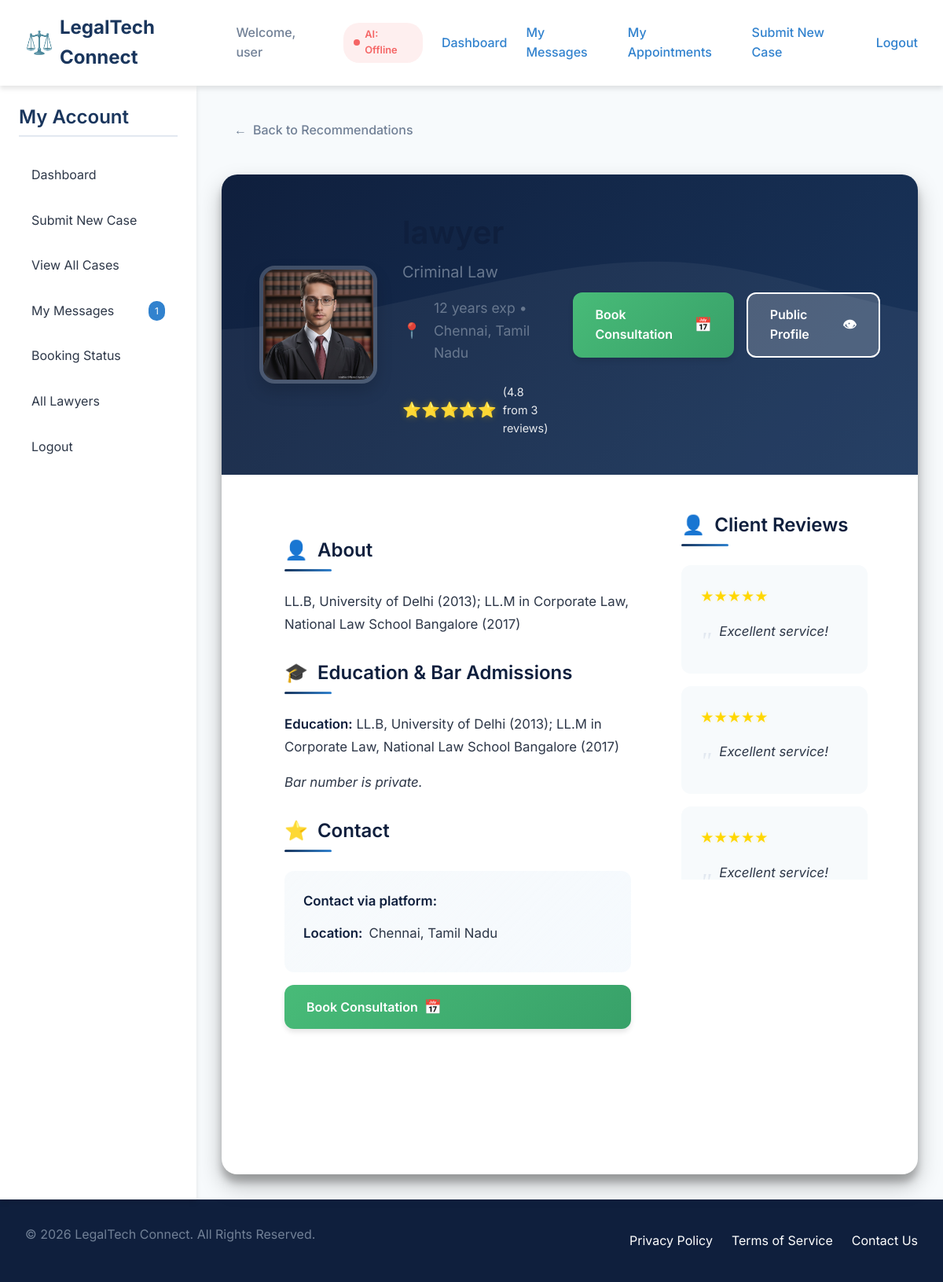
Screenshot of /client/lawyer_profile/3/1 (signed in) with the database file from the repository.
### models.py (models this page shows, shortened)
class User(UserMixin, db.Model):
    id = db.Column(db.Integer, primary_key=True)
    email = db.Column(db.String(150), unique=True, nullable=False)
    password_hash = db.Column(db.String(128), nullable=False)
    role = db.Column(db.String(50), nullable=False) # 'client', 'lawyer', 'admin'
    name = db.Column(db.String(150), nullable=True)
    bio = db.Column(db.Text, nullable=True)
    education = db.Column(db.String(200), nullable=True)
    created_at = db.Column(db.DateTime, default=lambda: datetime.now(timezone.utc))
    is_active = db.Column(db.Boolean, default=True, nullable=False) # For soft-deactivation by admin
    profile_pic = db.Column(db.String(200), nullable=True) # Filename for the profile picture
    specialization = db.Column(db.String(200), nullable=True)
    experience_years = db.Column(db.Integer, nullable=True)
    location = db.Column(db.String(150), nullable=True)
    phone_number = db.Column(db.String(50), nullable=True)
    address = db.Column(db.String(300), nullable=True)
    bar_number = db.Column(db.String(100), unique=True, nullable=True)
    is_verified = db.Column(db.Boolean, default=False)
    court_name = db.Column(db.String(200), nullable=True)
    judge_id_number = db.Column(db.String(100), unique=True, nullable=True)
    verification_document = db.Column(db.String(200), nullable=True)  # filename of uploaded verification doc
    cases_as_client = db.relationship('Case', foreign_keys='Case.client_id', backref='client', lazy=True)
    cases_as_client2 = db.relationship('Case', foreign_keys='Case.client2_id', backref='client2', lazy=True)
    cases_as_lawyer = db.relationship('Case', foreign_keys='Case.lawyer_id', backref='lawyer', lazy=True)
    cases_as_judge = db.relationship('Case', foreign_keys='Case.judge_id', backref='judge', lazy=True)
    reviews_received = db.relationship('Review', backref='lawyer', lazy=True)
    messages_sent = db.relationship('Message', foreign_keys='Message.sender_id', backref='sender', lazy=True)
    appointments = db.relationship('Appointment', backref='user', lazy=True)
    documents_uploaded = db.relationship('Document', backref='uploader', lazy=True)
    complaints_made = db.relationship('Complaint', foreign_keys='Complaint.complainant_id', backref='complainant', lazy=True)
    complaints_about = db.relationship('Complaint', foreign_keys='Complaint.about_user_id', backref='about_user', lazy=True)

### client.py (the view)
@client_bp.route('/lawyer_profile/<int:lawyer_id>/<int:case_id>')
@login_required
@client_required
def lawyer_profile_view(lawyer_id, case_id):
    lawyer = User.query.get_or_404(lawyer_id)
    if lawyer.role != 'lawyer':
        flash('Invalid lawyer profile.')
        return redirect(url_for('client.dashboard'))
    mock_reviews = [SimpleNamespace(rating=5, comment="Excellent service!") for _ in range(3)]
    return render_template('client/lawyer_profile_view.html', lawyer=lawyer, case=db.session.get(Case, case_id), reviews=mock_reviews)

### client.py (called while the page is built)
def client_required(f):
    from functools import wraps
    @wraps(f)
    def decorated_function(*args, **kwargs):
        if not current_user.is_authenticated or current_user.role != 'client':
            flash('Client access required.')
            return redirect(url_for('index'))
        return f(*args, **kwargs)
    return decorated_function

### templates/client/lawyer_profile_view.html (shortened to what this page needs)
{% extends "base.html" %}
{% block content %}
{% if case %}
<a href="{{ url_for('client.recommendations', case_id=case.id) }}" class="back-link">
    <span>←</span>
    <span>Back to Recommendations</span>
</a>
{% endif %}
{% set display_reviews = reviews if reviews is defined else lawyer.reviews_received %}
<div class="lawyer-profile-full">
    <div class="profile-header">
        {% if lawyer.profile_pic %}
            <img src="/{{ lawyer.profile_pic }}" alt="Avatar" class="lawyer-avatar-large">
        {% else %}
            <img src="{{ url_for('static', filename='images/default_avatar.svg') }}" alt="Avatar" class="lawyer-avatar-large">
        {% endif %}
        <div class="profile-bio">
            <h1>{{ lawyer.name }}</h1>
            <p class="lawyer-specialization">{{ lawyer.specialization }}</p>
            <p class="lawyer-meta">{{ lawyer.experience_years or 0 }} years exp • {{ lawyer.location or 'Location not set' }}</p>
            <div class="lawyer-rating">
                <span class="rating-stars">⭐⭐⭐⭐⭐</span>
                <span class="rating-text">(4.8 from {{ display_reviews|length if display_reviews else 0 }} reviews)</span>
            </div>
        </div>
        <div class="profile-actions">
            {% if case %}
                <a href="{{ url_for('client.booking_page', lawyer_id=lawyer.id, case_id=case.id) }}" class="btn-primary">Book Consultation</a>
            {% else %}
                <a href="{{ url_for('client.request_appt_from_profile', lawyer_id=lawyer.id) }}" class="btn-primary">Request Appointment</a>
            {% endif %}
            <a href="{{ url_for('lawyer.view_profile', lawyer_id=lawyer.id) }}" class="btn-secondary">Public Profile</a>
        </div>
    </div>
    <div class="profile-content">
        <div class="main-content">
            <section class="profile-section">
                <h2>About</h2>
                <p>{{ lawyer.bio or "No bio provided." }}</p>
            </section>
            <section class="profile-section">
                <h2>Education & Bar Admissions</h2>
                <p><strong>Education:</strong> {{ lawyer.education or 'Not specified' }}</p>
                {% if can_view_sensitive(lawyer) %}
                    <p><strong>Bar Number:</strong> {{ lawyer.bar_number }}</p>
                {% else %}
                    <p><em>Bar number is private.</em></p>
                {% endif %}
            </section>
            <section class="profile-section">
                <h2>Contact</h2>
                <div class="contact-info">
                    {% if can_view_sensitive(lawyer) %}
                        <p>
                            <strong>Email:</strong>
                            <a href="mailto:{{ lawyer.email }}">{{ lawyer.email }}</a>
                        </p>
                    {% else %}
                        <p><strong>Contact via platform:</strong></p>
                    {% endif %}
                    {% if lawyer.location %}
                        <p>
                            <strong>Location:</strong>
                            {{ lawyer.location }}
                        </p>
                    {% endif %}
                </div>
                <div class="contact-buttons">
                    {% if case %}
                        <a href="{{ url_for('client.booking_page', lawyer_id=lawyer.id, case_id=case.id) }}" class="btn-primary">Book Consultation</a>
                    {% endif %}
                    <a href="{{ url_for('client.request_appt_from_profile', lawyer_id=lawyer.id) }}" class="btn-secondary">Request Appointment</a>
                </div>
            </section>
        </div>
        <div class="reviews-sidebar">
            <section class="profile-section">
                <h2>Client Reviews</h2>
                <div class="reviews-container">
                    {% if display_reviews and display_reviews|length > 0 %}
                        {% for review in display_reviews %}
                        <div class="review-card">
                            <div class="review-header">
                                <span class="review-rating">{% for i in range(review.rating) %}★{% endfor %}</span>
                            </div>
                            <p>{{ review.comment }}</p>
                        </div>
                        {% endfor %}
                    {% else %}
                        <div class="empty-reviews">
                            <p>No reviews yet. Be the first to book and leave feedback.</p>
                        </div>
                    {% endif %}
                </div>
            </section>
        </div>
    </div>
</div>
{% endblock %}

### templates/base.html (shortened to what this page needs)
<!DOCTYPE html>
<html lang="en">
<head>
</head>
<body>
<nav class="navbar">
    <div class="nav-brand">
        <a href="{{ url_for('index') }}">LegalTech Connect</a>
    </div>
    <div class="nav-links">
        {% if current_user.is_authenticated %}
            <span class="nav-welcome">Welcome, {{ current_user.name or current_user.email }}</span>
            <span class="ai-status {% if ai_available %}ai-online{% else %}ai-offline{% endif %}" title="AI availability">AI: {% if ai_available %}Online{% else %}Offline{% endif %}</span>
            {% if current_user.role == 'client' %}
                <a href="{{ url_for('client.dashboard') }}">Dashboard</a>
                <a href="{{ url_for('client.messages') }}">My Messages</a>
                <a href="{{ url_for('client.appointments') }}">My Appointments</a>
                <a href="{{ url_for('client.submit_case') }}">Submit New Case</a>
            {% elif current_user.role == 'lawyer' %}
                <a href="{{ url_for('lawyer.dashboard') }}">Dashboard</a>
                <a href="{{ url_for('lawyer.edit_profile') }}">Profile</a>
                <a href="{{ url_for('lawyer.history') }}">Case History</a>
                <a href="{{ url_for('lawyer.case_requests') }}">Case Requests</a>
            {% elif current_user.role == 'admin' %}
                <a href="{{ url_for('admin.dashboard') }}">Admin Panel</a>
                <a href="{{ url_for('admin.rate_limits') }}">Rate Limits</a>
                <a href="{{ url_for('admin.verify_lawyers') }}">Verify Lawyers</a>
                <a href="{{ url_for('admin.manage_users') }}">Manage Users</a>
            {% endif %}
            <a href="{{ url_for('auth.logout') }}">Logout</a>
        {% else %}
            <a href="{{ url_for('auth.login') }}">Login</a>
            <a href="{{ url_for('auth.register') }}" class="button-primary">Get Started</a>
        {% endif %}
    </div>
</nav>
<div class="page-container">
    {% if current_user.is_authenticated %}
        {% if current_user.role == 'client' %}
        <aside class="sidebar">
            <h3>My Account</h3>
            <ul>
                <li><a href="{{ url_for('client.dashboard') }}">Dashboard</a></li>
                <li><a href="{{ url_for('client.submit_case') }}">Submit New Case</a></li>
                <li><a href="{{ url_for('client.view_all_cases') }}">View All Cases</a></li>
                <li><a href="{{ url_for('client.messages') }}">My Messages {% if sidebar_counts.unread_messages %}<span class="count-badge">{{ sidebar_counts.unread_messages }}</span>{% endif %}</a></li>
                <li><a href="{{ url_for('client.appointments') }}">Booking Status {% if sidebar_counts.upcoming_appointments %}<span class="count-badge">{{ sidebar_counts.upcoming_appointments }}</span>{% endif %}</a></li>
                <li><a href="{{ url_for('client.lawyers') }}">All Lawyers</a></li>
                <li><a href="{{ url_for('auth.logout') }}">Logout</a></li>
            </ul>
        </aside>
        {% endif %}
    {% endif %}
    <main class="main-content">
        {% block content %}{% endblock %}
    </main>
</div>
<footer class="footer">
    <div class="container">
        <p>&copy; {{ now.year }} LegalTech Connect. All Rights Reserved.</p>
        <div class="footer-links">
            <a href="#">Privacy Policy</a>
            <a href="#">Terms of Service</a>
            <a href="#">Contact Us</a>
        </div>
    </div>
</footer>
</body>
</html>

### templates/base.html (style rules this page uses)
:root { --primary-color: #1a365d; --primary-light: #2c5282; --primary-dark: #0f1f3d; --secondary-color: #3182ce; --accent-color: #4299e1; --accent-light: #90cdf4; --success-color: #48bb78; --warning-color: #ed8936; --danger-color: #f56565; --light-bg: #f7fafc; --white: #ffffff; --text-primary: #2d3748; --text-secondary: #718096; --border-color: #e2e8f0; --shadow-sm: 0 1px 3px rgba(0, 0, 0, 0.12), 0 1px 2px rgba(0, 0, 0, 0.24); --shadow-md: 0 4px 6px rgba(0, 0, 0, 0.1); --shadow-lg: 0 10px 20px rgba(0, 0, 0, 0.15); --shadow-xl: 0 14px 28px rgba(0, 0, 0, 0.25), 0 10px 10px rgba(0, 0, 0, 0.22); --transition: all 0.3s cubic-bezier(0.25, 0.8, 0.25, 1); }
* { margin: 0; padding: 0; box-sizing: border-box; }
body { font-family: 'Inter', sans-serif; color: var(--text-primary); background-color: var(--light-bg); line-height: 1.6; overflow-x: hidden; }
h1, h2, h3, h4, h5, h6 { font-weight: 600; line-height: 1.3; margin-bottom: 0.8rem; }
h1 { font-size: 2.5rem; color: var(--primary-dark); animation: fadeInUp 0.6s ease-out; }
h2 { font-size: 2rem; color: var(--primary-color); }
h3 { font-size: 1.5rem; color: var(--primary-color); }
p { margin-bottom: 1rem; color: var(--text-secondary); }
a { color: var(--secondary-color); text-decoration: none; transition: var(--transition); }
.navbar { display: flex; justify-content: space-between; align-items: center; padding: 1rem 2rem; background-color: var(--white); box-shadow: var(--shadow-md); position: sticky; top: 0; z-index: 1000; animation: slideDown 0.5s ease-out; }
.nav-brand a { font-size: 1.5rem; font-weight: 700; color: var(--primary-color); display: flex; align-items: center; }
.nav-brand a::before { content: "⚖️"; margin-right: 0.5rem; font-size: 1.8rem; animation: pulse 2s infinite; }
.nav-links { display: flex; align-items: center; gap: 1.5rem; }
.nav-links a { position: relative; font-weight: 500; padding: 0.5rem 0; transition: var(--transition); }
.nav-links a::after { content: ''; position: absolute; bottom: 0; left: 0; width: 0; height: 2px; background-color: var(--accent-color); transition: width 0.3s ease; }
.nav-welcome { color: var(--text-secondary); font-weight: 500; }
.ai-status { display: inline-flex; align-items: center; padding: 0.3rem 0.8rem; border-radius: 20px; font-size: 0.8rem; font-weight: 600; transition: var(--transition); }
.ai-status::before { content: ''; width: 8px; height: 8px; border-radius: 50%; margin-right: 0.4rem; animation: pulse 2s infinite; }
.ai-offline { background-color: rgba(245, 101, 101, 0.1); color: var(--danger-color); }
.ai-offline::before { background-color: var(--danger-color); }
.page-container { display: flex; min-height: calc(100vh - 140px); }
.sidebar { width: 250px; background-color: var(--white); box-shadow: var(--shadow-md); padding: 1.5rem; transition: var(--transition); animation: slideRight 0.6s ease-out; }
.sidebar h3 { color: var(--primary-color); margin-bottom: 1.5rem; padding-bottom: 0.5rem; border-bottom: 2px solid var(--border-color); }
.sidebar ul { list-style: none; }
.sidebar li { margin-bottom: 0.5rem; }
.sidebar a { display: flex; align-items: center; padding: 0.75rem 1rem; border-radius: 0.5rem; color: var(--text-primary); transition: var(--transition); position: relative; overflow: hidden; }
.sidebar a::before { content: ''; position: absolute; left: 0; top: 0; height: 100%; width: 4px; background-color: var(--secondary-color); transform: translateX(-100%); transition: transform 0.3s ease; }
.count-badge { margin-left: auto; background-color: var(--secondary-color); color: var(--white); font-size: 0.75rem; padding: 0.2rem 0.5rem; border-radius: 10px; min-width: 20px; text-align: center; animation: pulse 2s infinite; }
.main-content { flex: 1; padding: 2rem; animation: fadeIn 0.8s ease-out; }
.footer { background-color: var(--primary-dark); color: var(--white); padding: 2rem 0; margin-top: auto; }
.footer .container { display: flex; justify-content: space-between; align-items: center; max-width: 1200px; margin: 0 auto; padding: 0 2rem; }
.footer-links { display: flex; gap: 1.5rem; }
.footer-links a { color: var(--white); transition: var(--transition); }

### rows the page displays
User: name "user"
User: profile_pic (picture), specialization "Criminal Law", experience_years "12", location "Chennai, Tamil Nadu", bio "LL.B, University of Delhi (2013); LL.M in Corporate Law, National Law School Bangalore (2017)", education "LL.B, University of Delhi (2013); LL.M in Corporate Law, National Law School Bangalore (2017)"

### other values shown
{{ sidebar_counts.unread_messages }} "1"
{{ display_reviews|length if display_reviews else 0 }} "3"
{{ review.comment }} "Excellent service!" "Excellent service!" "Excellent service!"
